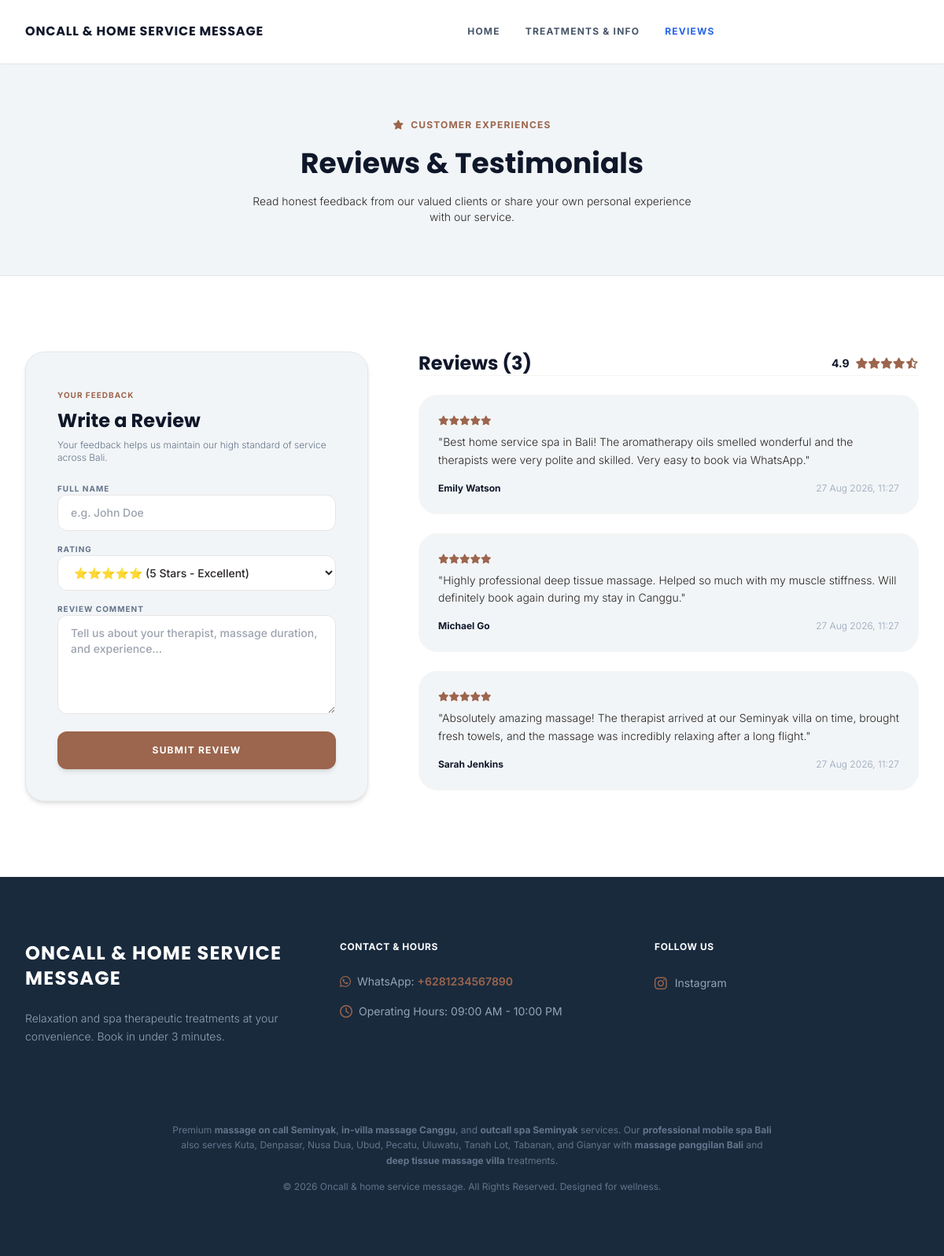
Screenshot of /reviews.php with the database file from the repository.
### tables this page shows
CREATE TABLE IF NOT EXISTS `reviews` (
  `id` INT AUTO_INCREMENT PRIMARY KEY,
  `name` VARCHAR(100) NOT NULL,
  `rating` INT NOT NULL,
  `comment` TEXT NOT NULL,
  `status` VARCHAR(20) DEFAULT 'approved',
  `created_at` TIMESTAMP DEFAULT CURRENT_TIMESTAMP
);

### reviews.php (the view, shortened to what this page needs)
<?php
require_once 'header.php';
$reviews_query = $db->query("SELECT * FROM reviews WHERE status = 'approved' ORDER BY id DESC");
$reviews = $reviews_query->fetchAll();
?>
    <section class="bg-[#f2f5f7] py-16 border-b border-stone-200">
        <div class="max-w-7xl mx-auto px-4 sm:px-6 lg:px-8 text-center space-y-4">
            <span class="text-xs font-bold uppercase tracking-widest text-[#9c654d]"><i aria-hidden="true" class="fas fa-star mr-1"></i> Customer Experiences</span>
            <h1 class="text-4xl font-serif font-bold text-slate-900 leading-tight">Reviews &amp; Testimonials</h1>
            <p class="text-slate-650 font-light text-sm max-w-xl mx-auto">Read honest feedback from our valued clients or share your own personal experience with our service.</p>
        </div>
    </section>
    <section class="py-24 bg-white">
        <div class="max-w-7xl mx-auto px-4 sm:px-6 lg:px-8 grid lg:grid-cols-12 gap-16 items-start">
            <div class="lg:col-span-5 bg-[#f2f5f7] p-8 md:p-10 rounded-3xl border border-stone-150 shadow-md space-y-6">
                <div class="space-y-2">
                    <span class="text-[10px] font-bold uppercase tracking-widest text-[#9c654d]">Your Feedback</span>
                    <h2 class="text-2xl font-serif font-bold text-slate-900 leading-tight">Write a Review</h2>
                    <p class="text-slate-500 text-xs font-light">Your feedback helps us maintain our high standard of service across Bali.</p>
                </div>
                <form method="POST" action="reviews.php" class="space-y-4">
                    <div>
                        <label for="name" class="block text-[10px] font-bold uppercase tracking-widest text-slate-500 mb-1.5">Full Name</label>
                        <input type="text" name="name" id="name" required placeholder="e.g. John Doe" class="w-full border border-stone-200 bg-white px-4 py-3 rounded-xl text-sm font-medium focus:ring-2 focus:ring-emerald-800 focus:outline-none">
                    </div>
                    <div>
                        <label for="rating" class="block text-[10px] font-bold uppercase tracking-widest text-slate-500 mb-1.5">Rating</label>
                        <select name="rating" id="rating" required class="w-full border border-stone-200 bg-white px-4 py-3 rounded-xl text-sm font-medium focus:ring-2 focus:ring-emerald-800 focus:outline-none">
                            <option value="5" selected>⭐⭐⭐⭐⭐ (5 Stars - Excellent)</option>
                        </select>
                    </div>
                    <div>
                        <label for="comment" class="block text-[10px] font-bold uppercase tracking-widest text-slate-500 mb-1.5">Review Comment</label>
                        <textarea name="comment" id="comment" rows="5" required placeholder="Tell us about your therapist, massage duration, and experience..." class="w-full border border-stone-200 bg-white px-4 py-3 rounded-xl text-sm font-medium focus:ring-2 focus:ring-emerald-800 focus:outline-none"></textarea>
                    </div>
                    <button type="submit" name="submit_review" class="w-full bg-[#9c654d] hover:bg-[#7d4d38] text-white font-bold py-4 px-6 rounded-xl text-xs uppercase tracking-widest text-center transition-all duration-300 shadow-md hover:shadow-lg">
                        Submit Review
                    </button>
                </form>
            </div>
            <div class="lg:col-span-7 space-y-6">
                <div class="flex items-center justify-between border-b border-stone-100 pb-4">
                    <h2 class="text-2xl font-serif font-bold text-slate-900 leading-tight">Reviews (<?php echo count($reviews); ?>)</h2>
                    <div class="flex items-center space-x-2 text-sm text-slate-500">
                        <span class="font-bold text-slate-900"><?php echo htmlspecialchars($ratingValue); ?></span>
                        <div class="flex text-amber-500">
                            <i class="fas fa-star"></i>
                            <i class="fas fa-star"></i>
                            <i class="fas fa-star"></i>
                            <i class="fas fa-star"></i>
                            <i class="fas fa-star-half-alt"></i>
                        </div>
                    </div>
                </div>
                <div class="space-y-6 max-h-[800px] overflow-y-auto pr-2">
                    <?php if (count($reviews) === 0): ?>
                        <p class="text-slate-500 text-sm italic">No reviews yet. Be the first to write a review!</p>
                    <?php else: ?>
                        <?php foreach ($reviews as $rev): ?>
                            <div class="bg-[#f2f5f7] p-6 sm:p-8 rounded-3xl border border-stone-100 flex flex-col justify-between space-y-4">
                                <div class="space-y-2">
                                    <div class="flex text-amber-500 space-x-1">
                                        <?php for ($i = 1; $i <= 5; $i++): ?>
                                            <i class="<?php echo ($i <= $rev['rating']) ? 'fas' : 'far'; ?> fa-star text-xs"></i>
                                        <?php endfor; ?>
                                    </div>
                                    <p class="text-slate-650 text-sm leading-relaxed font-light italic">"<?php echo htmlspecialchars($rev['comment']); ?>"</p>
                                </div>
                                <div class="flex justify-between items-center text-xs">
                                    <h3 class="font-bold text-slate-900"><?php echo htmlspecialchars($rev['name']); ?></h3>
                                    <span class="text-slate-400 font-light"><?php echo date('d M Y, H:i', strtotime($rev['created_at'])); ?></span>
                                </div>
                            </div>
                        <?php endforeach; ?>
                    <?php endif; ?>
                </div>
            </div>
        </div>
    </section>
<?php
require_once 'footer.php';
?>

### header.php (style rules this page uses)
.font-serif { font-family: 'Poppins', sans-serif; }
.font-sans { font-family: 'Inter', sans-serif; }

### rows the page displays
reviews: rating 5 (drawn), comment "Best home service spa in Bali! The aromatherapy oils smelled wonderful and the therapists were very polite and skilled. Very easy to book via WhatsApp.", name "Emily Watson", created_at "27 Aug 2026, 11:27"
reviews: rating 5 (drawn), comment "Highly professional deep tissue massage. Helped so much with my muscle stiffness. Will definitely book again during my stay in Canggu.", name "Michael Go", created_at "27 Aug 2026, 11:27"
reviews: rating 5 (drawn), comment "Absolutely amazing massage! The therapist arrived at our Seminyak villa on time, brought fresh towels, and the massage was incredibly relaxing after a long flight.", name "Sarah Jenkins", created_at "27 Aug 2026, 11:27"

### other values shown
$brandName "ONCALL & HOME SERVICE MESSAGE"
count($reviews) "3"
$ratingValue "4.9"
$whatsapp "6281234567890"
$operatingHours "09:00 AM - 10:00 PM"
$brandName "Oncall & home service message"
